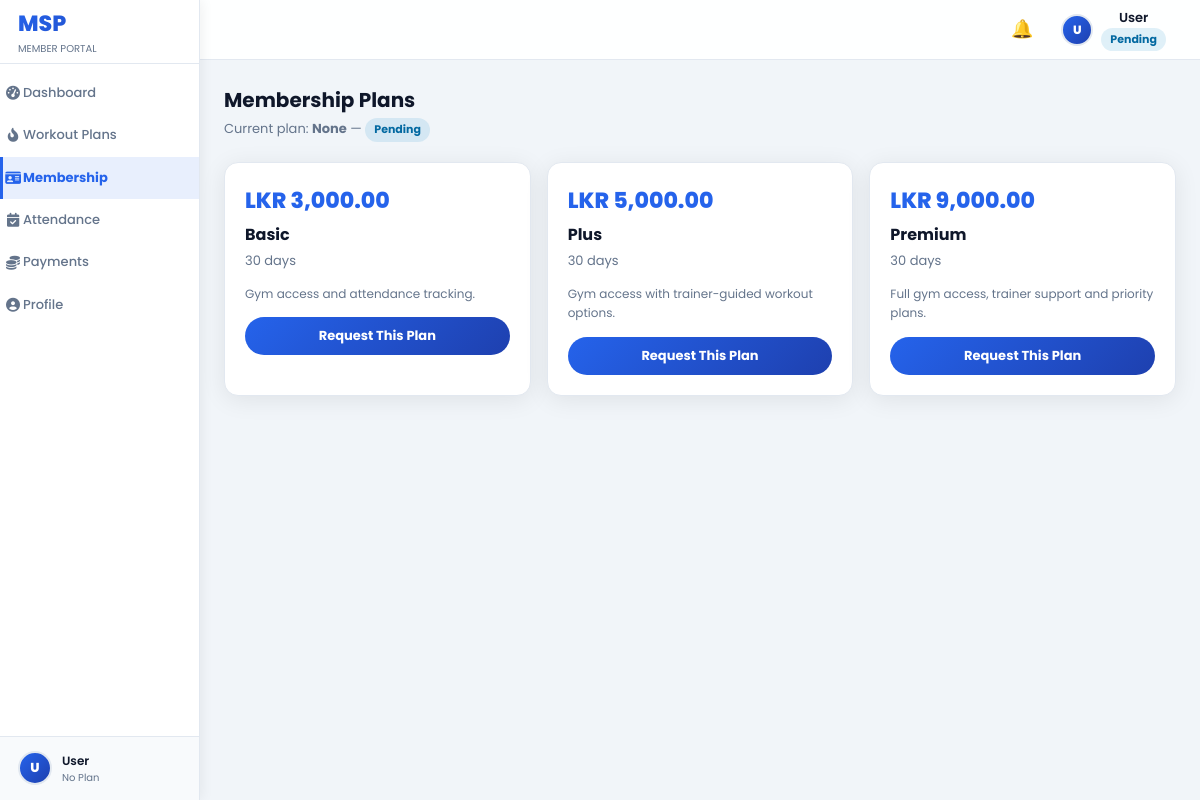
Page /views/user/membership.php (signed in) on the committed database.
### tables this page shows
CREATE TABLE `users` (
  `id` int(11) NOT NULL,
  `name` varchar(100) NOT NULL,
  `email` varchar(100) NOT NULL,
  `password` varchar(255) NOT NULL,
  `phone` varchar(20) DEFAULT NULL,
  `profile_image` varchar(255) DEFAULT NULL,
  `membership_plan` varchar(50) DEFAULT NULL,
  `membership_status` enum('active','expired','pending') DEFAULT 'pending',
  `renewal_date` date DEFAULT NULL,
  `role` enum('user','admin') DEFAULT 'user',
  `created_at` timestamp NOT NULL DEFAULT current_timestamp()
);

CREATE TABLE `membership_plans` (
  `id` int(11) NOT NULL,
  `name` varchar(100) NOT NULL,
  `price` decimal(10,2) NOT NULL,
  `duration_days` int(11) NOT NULL,
  `description` text DEFAULT NULL,
  `status` enum('active','inactive') DEFAULT 'active',
  `created_at` timestamp NOT NULL DEFAULT current_timestamp()
);

### config/database.php (called while the page is built)
<?php
function db(): PDO {
    static $pdo = null;
    if ($pdo === null) {
        $host   = 'localhost';
        $dbname = 'gym';
        $user   = 'root';
        $pass   = '';
        try {
            $pdo = new PDO("mysql:host=$host;dbname=$dbname;charset=utf8mb4", $user, $pass, [
                PDO::ATTR_ERRMODE            => PDO::ERRMODE_EXCEPTION,
                PDO::ATTR_DEFAULT_FETCH_MODE => PDO::FETCH_ASSOC,
                PDO::ATTR_EMULATE_PREPARES   => false,
            ]);
        } catch (PDOException $e) {
            http_response_code(503);
            die('Database connection failed. Please try again later.');
        }
    }
    return $pdo;
}

### functions/auth.php (called while the page is built, shortened)
<?php
function current_user(): ?array {
    static $user = null;
    if ($user === null) {
        $s = db()->prepare('SELECT * FROM users WHERE id=:id LIMIT 1');
        $s->execute(['id' => $_SESSION['user_id']]);
        $user = $s->fetch() ?: null;
    }
    return $user;
}

### views/user/membership.php (the view, shortened to what this page needs)
<?php
$pdo = db();
$user = current_user();
$plans = $pdo->query("SELECT * FROM membership_plans WHERE status='active' ORDER BY price")->fetchAll();
include APP_ROOT . '/views/includes/head_user.php';
?>
<div class="page-header"><div><h2>Membership Plans</h2><p>Current plan: <strong><?= e($user['membership_plan']??'None') ?></strong> &mdash; <?= badge_status($user['membership_status']??'pending') ?></p></div></div>
<div class="grid-3">
  <?php foreach ($plans as $p): ?>
  <div class="card" style="<?= $user['membership_plan']===$p['name'] ? 'border-color:var(--primary)' : '' ?>">
    <div style="font-size:22px;font-weight:800;color:var(--primary);margin-bottom:4px"><?= money($p['price']) ?></div>
    <div style="font-weight:700;font-size:16px;margin-bottom:4px"><?= e($p['name']) ?></div>
    <div class="text-muted" style="font-size:13px;margin-bottom:12px"><?= e($p['duration_days']) ?> days</div>
    <p style="font-size:12px;color:var(--muted);margin-bottom:14px"><?= e($p['description']??'') ?></p>
    <form method="POST">
      <button class="btn btn-primary" style="width:100%" <?= $user['membership_plan']===$p['name']?'disabled':'' ?>>
        <?= $user['membership_plan']===$p['name'] ? 'Active' : 'Request This Plan' ?>
      </button>
    </form>
  </div>
  <?php endforeach; ?>
</div>
<?php include APP_ROOT . '/views/includes/foot_user.php'; ?>

### views/includes/head_user.php (shortened to what this page needs)
<?php
$_me    = current_user();
?>
<!DOCTYPE html>
<html lang="en">
<head>
<link rel="stylesheet" href="/gym-system/assets/css/main.css">
</head>
<body>
<div class="app-layout">
<?php include APP_ROOT . '/views/includes/sidebar_user.php'; ?>
<div class="main-content" id="mainContent">
<header class="topbar">
  <div class="topbar-actions">
    <a href="/gym-system/views/user/notifications.php" class="topbar-notif" title="Notifications">
      &#128276;
    </a>
    <div class="topbar-profile-wrap" style="position:relative;">
      <button
        type="button"
        id="profileDropdownBtn"
        class="topbar-user"
        style="border:0;background:transparent;color:inherit;cursor:pointer;"
      >
        <?= avatar($_me['name'] ?? '', $_me['profile_image'] ? img_url($_me['profile_image']) : null, 32) ?>
        <div class="topbar-user-info">
          <div class="topbar-user-name"><?= e($_me['name'] ?? '') ?></div>
          <div class="topbar-user-role"><?= badge_status($_me['membership_status'] ?? 'pending') ?></div>
        </div>
      </button>
    </div>
  </div>
</header>
<div class="page-body">

### views/includes/sidebar_user.php (shortened to what this page needs)
<?php
$page  = basename($_SERVER['PHP_SELF']);
$me    = current_user();
function ub_active(string ...$pages): string {
    global $page;
    return in_array($page, $pages) ? 'active' : '';
}
?>
<link rel="stylesheet" href="https://cdnjs.cloudflare.com/ajax/libs/font-awesome/6.5.0/css/all.min.css">
<aside class="sidebar" id="appSidebar">
  <div class="sidebar-brand">
    <div class="brand-wrap">
      <div class="brand-logo">MSP</div>
      <div class="brand-sub">MEMBER PORTAL</div>
    </div>
  </div>
  <nav class="sidebar-nav">
    <div class="nav-item">
      <a href="/gym-system/views/user/dashboard.php" class="nav-link <?= ub_active('dashboard.php') ?>">
        <span class="nav-icon"><i class="fa-solid fa-gauge-high"></i></span>
        <span class="nav-label">Dashboard</span>
      </a>
    </div>
    <div class="nav-item">
      <a href="/gym-system/views/user/workout.php" class="nav-link <?= ub_active('workout.php') ?>">
        <span class="nav-icon"><i class="fa-solid fa-fire-flame-curved"></i></span>
        <span class="nav-label">Workout Plans</span>
      </a>
    </div>
    <div class="nav-item">
      <a href="/gym-system/views/user/membership.php" class="nav-link <?= ub_active('membership.php') ?>">
        <span class="nav-icon"><i class="fa-solid fa-id-card"></i></span>
        <span class="nav-label">Membership</span>
      </a>
    </div>
    <div class="nav-item">
      <a href="/gym-system/views/user/attendance.php" class="nav-link <?= ub_active('attendance.php') ?>">
        <span class="nav-icon"><i class="fa-solid fa-calendar-check"></i></span>
        <span class="nav-label">Attendance</span>
      </a>
    </div>
    <div class="nav-item">
      <a href="/gym-system/views/user/payments.php" class="nav-link <?= ub_active('payments.php') ?>">
        <span class="nav-icon"><i class="fa-solid fa-coins"></i></span>
        <span class="nav-label">Payments</span>
      </a>
    </div>
    <div class="nav-item">
      <a href="/gym-system/views/user/profile.php" class="nav-link <?= ub_active('profile.php') ?>">
        <span class="nav-icon"><i class="fa-solid fa-circle-user"></i></span>
        <span class="nav-label">Profile</span>
      </a>
    </div>
  </nav>
  <div class="sidebar-footer">
    <?= avatar($me['name'] ?? 'Member', $me['profile_image'] ? img_url($me['profile_image']) : null, 34) ?>
    <div class="footer-info">
      <div class="footer-name"><?= e($me['name'] ?? '') ?></div>
      <div class="footer-role"><?= e($me['membership_plan'] ?? 'No Plan') ?></div>
    </div>
  </div>
</aside>

### functions/helpers.php (shortened to what this page needs)
<?php
function e(mixed $v): string {
    return htmlspecialchars((string)$v, ENT_QUOTES | ENT_SUBSTITUTE, 'UTF-8');
}
function money(mixed $amount): string {
    return 'LKR ' . number_format((float)$amount, 2);
}
function badge_status(string $status): string {
    $map = [
        'active'    => 'success',
        'expired'   => 'danger',
        'pending'   => 'info',
        'paid'      => 'success',
        'failed'    => 'danger',
        'present'   => 'success',
        'late'      => 'warning',
        'inactive'  => 'danger',
        'completed' => 'info',
        'paused'    => 'warning',
    ];
    $cls = $map[strtolower($status)] ?? 'default';
    return '<span class="badge badge-' . $cls . '">' . e(ucfirst($status)) . '</span>';
}
function avatar(string $name, ?string $img = null, int $size = 40): string {
    $initial = strtoupper(mb_substr($name, 0, 1));
    return '<div class="avatar-initial" style="width:' . $size . 'px;height:' . $size . 'px;font-size:' . (int)($size * 0.4) . 'px">' . $initial . '</div>';
}

### rows in the picture
users: name "U U", name "User", membership_plan "No Plan", membership_status "Pending Pending", membership_plan "None"
membership_plans: price "LKR 3,000.00", name "Basic", duration_days "30", description "Gym access and attendance tracking.", shows "Request This Plan"
membership_plans: price "LKR 5,000.00", name "Plus", duration_days "30", description "Gym access with trainer-guided workout options.", shows "Request This Plan"
membership_plans: price "LKR 9,000.00", name "Premium", duration_days "30", description "Full gym access, trainer support and priority plans.", shows "Request This Plan"
